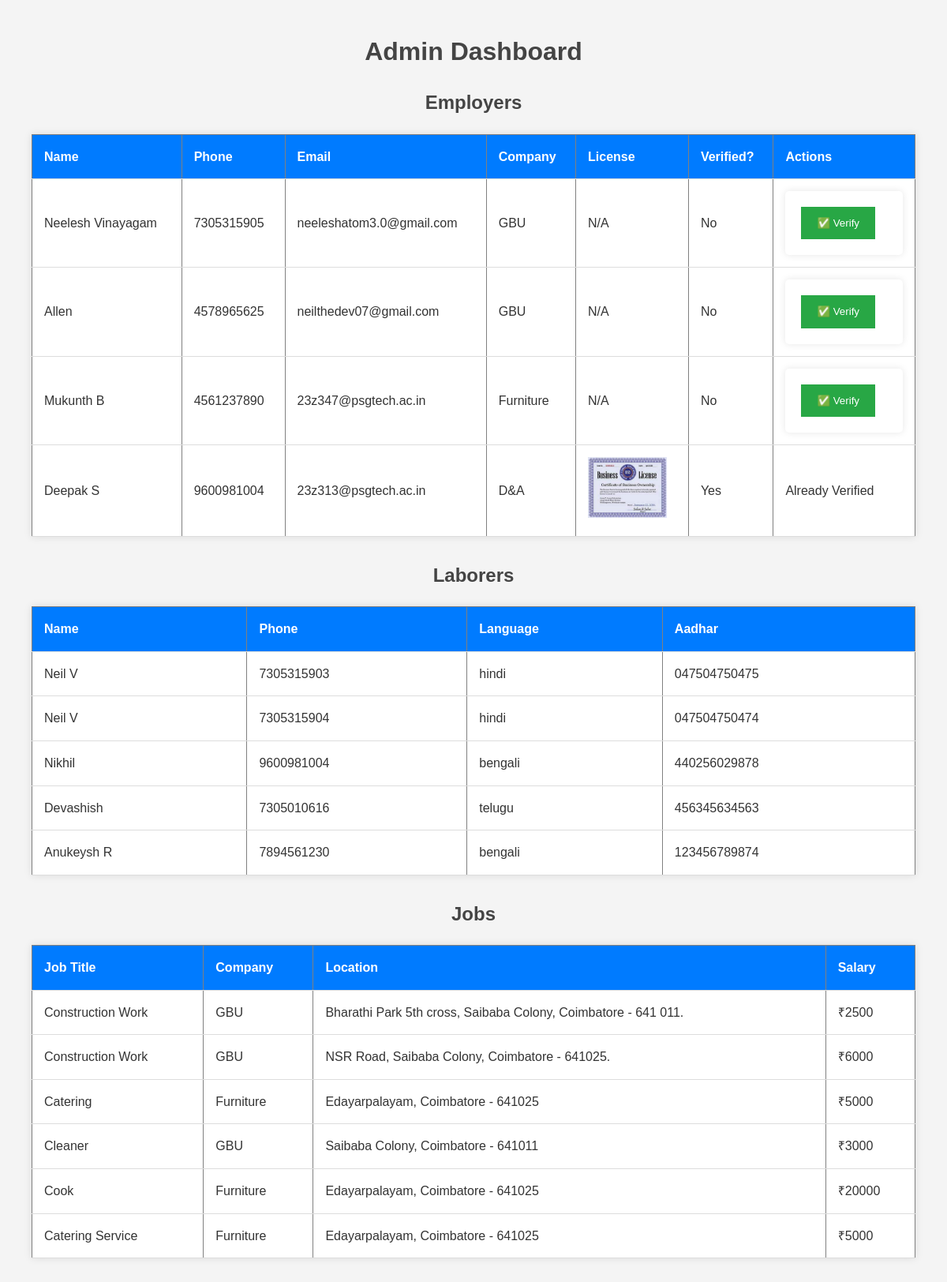
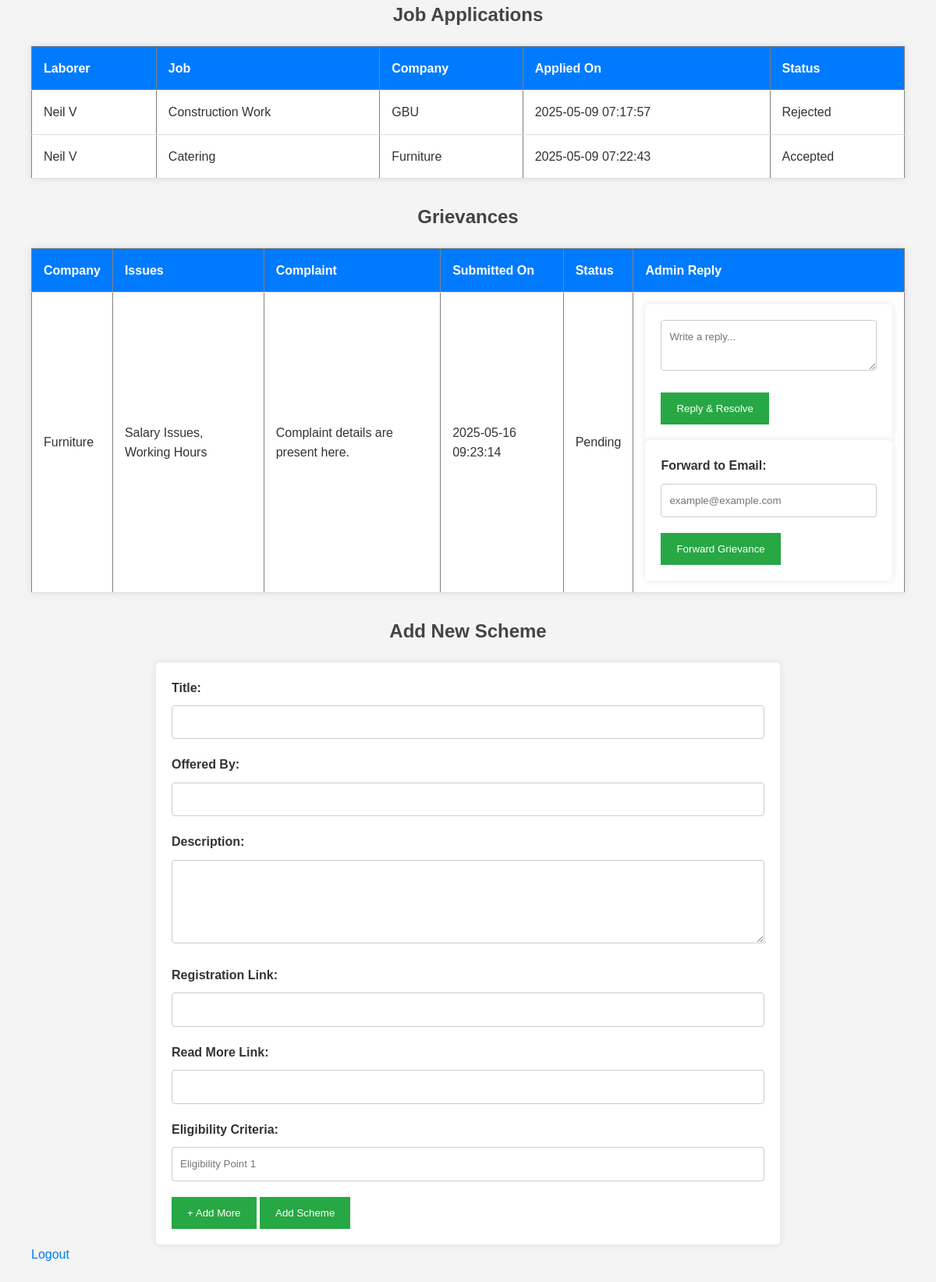
The page /admin on the database its author committed (2 pictures, top to bottom).
### tables this page shows
CREATE TABLE employers (
            id INTEGER PRIMARY KEY AUTOINCREMENT,
            name TEXT NOT NULL,
            phone TEXT UNIQUE NOT NULL,
            language TEXT NOT NULL,
            aadhar TEXT NOT NULL,
            dob TEXT NOT NULL,
            sex TEXT NOT NULL,
            address TEXT NOT NULL,
            abilities_required TEXT,
            company_id INTEGER,
            password TEXT NOT NULL, email TEXT, uuid integer, license text, verified boolean default false,
            FOREIGN KEY (company_id) REFERENCES company(id) ON DELETE CASCADE
        );

CREATE TABLE company (
            id INTEGER PRIMARY KEY AUTOINCREMENT,
            name TEXT NOT NULL,
            reg_id TEXT UNIQUE NOT NULL,  -- Company Registration ID
            address TEXT NOT NULL
        );

CREATE TABLE laborers (
            id INTEGER PRIMARY KEY AUTOINCREMENT,
            name TEXT NOT NULL,
            phone TEXT UNIQUE NOT NULL,
            language TEXT NOT NULL,
            aadhar TEXT NOT NULL UNIQUE,
            dob TEXT NOT NULL,
            sex TEXT NOT NULL,
            address TEXT NOT NULL,
            abilities TEXT,
            employment_length TEXT,
            employment_unit TEXT,
            photo TEXT,
            employment_proof TEXT,
            password TEXT NOT NULL
        , uuid integer);

CREATE TABLE jobs(
            id INTEGER PRIMARY KEY AUTOINCREMENT,
            company_id INTEGER NOT NULL,
            job_title TEXT NOT NULL,
            location TEXT NOT NULL,
            work_start TIME NOT NULL,       
            work_end TIME NOT NULL,         
            duration_start DATE NOT NULL,   
            duration_end DATE NOT NULL,     
            description TEXT NOT NULL,
            salary INTEGER NOT NULL, posted_by INTEGER NOT NULL DEFAULT 1,
            FOREIGN KEY (company_id) REFERENCES company(id) ON DELETE CASCADE
        );

CREATE TABLE job_applications (
    id INTEGER PRIMARY KEY AUTOINCREMENT,
    laborer_id INTEGER NOT NULL,
    job_id INTEGER NOT NULL,
    applied_at TIMESTAMP DEFAULT CURRENT_TIMESTAMP,
    status TEXT DEFAULT 'Pending',
    FOREIGN KEY (laborer_id) REFERENCES laborers(id) ON DELETE CASCADE,
    FOREIGN KEY (job_id) REFERENCES jobs(id) ON DELETE CASCADE
);

CREATE TABLE grievances (
            id INTEGER PRIMARY KEY AUTOINCREMENT,
            company_id INTEGER NOT NULL,
            user_id INTEGER NOT NULL,
            issues TEXT NOT NULL,
            complaint TEXT NOT NULL,
            created_at TIMESTAMP DEFAULT CURRENT_TIMESTAMP, resolved integer, admin_reply TEXT DEFAULT NULL,
            FOREIGN KEY (company_id) REFERENCES company(id) ON DELETE CASCADE,
            FOREIGN KEY (user_id) REFERENCES laborers(id) ON DELETE CASCADE
        );

### app.py (the view, shortened to what this page needs)
@app.route('/admin', methods=['GET', 'POST'])
def admin_dashboard():
    db = get_db()
    cursor = db.cursor()
    cursor.execute('''
        SELECT s.id, s.title, s.offered_by, s.description, s.registration_link, s.read_more_link,
               GROUP_CONCAT(e.criteria, ', ') AS eligibility_points
        FROM schemes s
        LEFT JOIN scheme_eligibility e ON s.id = e.scheme_id
        GROUP BY s.id
    ''')
    schemes = cursor.fetchall()
    cursor.execute('''
        SELECT g.id AS id,
       g.issues,
       g.complaint,
       g.created_at,
       g.resolved,
       g.admin_reply,
       c.name AS company_name,
       l.name AS laborer_name,
       l.phone AS laborer_phone,
       l.aadhar AS laborer_aadhar
        FROM grievances g
        JOIN company c ON g.company_id = c.id
        JOIN laborers l ON g.user_id = l.id
        ORDER BY g.created_at DESC
    ''')
    grievances = cursor.fetchall()
    cursor.execute('''
    SELECT e.id, e.name, e.phone, e.email, e.language, e.aadhar, e.dob, e.sex, e.address,
       e.abilities_required, e.license, e.verified, c.name AS company_name
FROM employers e
LEFT JOIN company c ON e.company_id = c.id
''')
    employers = cursor.fetchall()
    cursor.execute('''
    SELECT id, name, phone, language, aadhar, dob, sex, address, abilities, employment_length,
           employment_unit, photo, employment_proof
    FROM laborers
''')
    laborers = cursor.fetchall()
    cursor.execute('''
    SELECT j.id, j.job_title, j.location, j.work_start, j.work_end, j.duration_start,
           j.duration_end, j.description, j.salary, c.name AS company_name
    FROM jobs j
    JOIN company c ON j.company_id = c.id
''')
    jobs = cursor.fetchall()
    cursor.execute('''
    SELECT ja.id AS application_id, ja.status, ja.applied_at,
           l.name AS laborer_name, j.job_title, c.name AS company_name
    FROM job_applications ja
    JOIN laborers l ON ja.laborer_id = l.id
    JOIN jobs j ON ja.job_id = j.id
    JOIN company c ON j.company_id = c.id
''')
    applications = cursor.fetchall()
    return render_template('admin_dashboard.html', schemes=schemes, grievances=grievances, laborers=laborers,employers=employers, jobs=jobs,applications=applications)

### app.py (called while the page is built)
def get_db():
    db = getattr(g, '_database', None)
    if db is None:
        db = g._database = sqlite3.connect(DATABASE)
        db.row_factory = sqlite3.Row
    return db

@app.teardown_appcontext
def close_connection(exception):
    db = getattr(g, '_database', None)
    if db is not None:
        db.close()

### templates/admin_dashboard.html (shortened to what this page needs)
<!DOCTYPE html>
<html lang="en">
<head>
    <link rel="stylesheet" href="{{ url_for('serve_static', filename='styles.css') }}">
</head>
<body>
    <h1>Admin Dashboard</h1>
    <h2>Employers</h2>
    <table border="1">
        <tr>
            <th>Name</th>
            <th>Phone</th>
            <th>Email</th>
            <th>Company</th>
            <th>License</th>
            <th>Verified?</th>
            <th>Actions</th>
        </tr>
        {% for employer in employers %}
        <tr>
            <td>{{ employer['name'] }}</td>
            <td>{{ employer['phone'] }}</td>
            <td>{{ employer['email'] }}</td>
            <td>{{ employer['company_name'] or 'N/A' }}</td>
            <td>
                {% if employer['license'] %}
                <img src="{{ url_for('uploaded_file', filename=employer['license'].split('/')[-1]) }}" width="100">
                {% else %}
                N/A
                {% endif %}
            </td>
            <td>{{ 'Yes' if employer['verified'] else 'No' }}</td>
            <td>
                {% if not employer['verified'] %}
                <form method="POST" action="{{ url_for('verify_license') }}">
                    <button type="submit" name="verify_license">✅ Verify</button>
                </form>
                {% else %}
                Already Verified
                {% endif %}
            </td>
        </tr>
        {% endfor %}
    </table>
    <h2>Laborers</h2>
    <table border="1">
        <tr>
            <th>Name</th>
            <th>Phone</th>
            <th>Language</th>
            <th>Aadhar</th>
        </tr>
        {% for laborer in laborers %}
        <tr>
            <td>{{ laborer['name'] }}</td>
            <td>{{ laborer['phone'] }}</td>
            <td>{{ laborer['language'] }}</td>
            <td>{{ laborer['aadhar'] }}</td>
        </tr>
        {% endfor %}
    </table>
    <h2>Jobs</h2>
    <table border="1">
        <tr>
            <th>Job Title</th>
            <th>Company</th>
            <th>Location</th>
            <th>Salary</th>
        </tr>
        {% for job in jobs %}
        <tr>
            <td>{{ job['job_title'] }}</td>
            <td>{{ job['company_name'] }}</td>
            <td>{{ job['location'] }}</td>
            <td>₹{{ job['salary'] }}</td>
        </tr>
        {% endfor %}
    </table>
    <h2>Job Applications</h2>
    <table border="1">
        <tr>
            <th>Laborer</th>
            <th>Job</th>
            <th>Company</th>
            <th>Applied On</th>
            <th>Status</th>
        </tr>
        {% for app in applications %}
        <tr>
            <td>{{ app['laborer_name'] }}</td>
            <td>{{ app['job_title'] }}</td>
            <td>{{ app['company_name'] }}</td>
            <td>{{ app['applied_at'] }}</td>
            <td>{{ app['status'] }}</td>
        </tr>
        {% endfor %}
    </table>
    <h2>Grievances</h2>
    <table border="1">
        <tr>
            <th>Company</th>
            <th>Issues</th>
            <th>Complaint</th>
            <th>Submitted On</th>
            <th>Status</th>
            <th>Admin Reply</th>
        </tr>
        {% for grievance in grievances %}
        <tr>
            <td>{{ grievance['company_name'] }}</td>
            <td>{{ grievance['issues'] }}</td>
            <td>{{ grievance['complaint'] }}</td>
            <td>{{ grievance['created_at'] }}</td>
            <td>{{ 'Resolved' if grievance['resolved'] else 'Pending' }}</td>
            <td>
                {% if not grievance['resolved'] %}
                <form method="POST" action="{{ url_for('admin_dashboard') }}">
                    <textarea name="admin_reply" rows="2" placeholder="Write a reply..." required></textarea>
                    <button type="submit" name="submit_reply">Reply & Resolve</button>
                </form>
                <form method="POST" action="{{ url_for('admin_dashboard') }}">
                    <label for="forward_email_{{ grievance.id }}">Forward to Email:</label>
                    <input type="email" name="forward_email" id="forward_email_{{ grievance.id }}"
                        placeholder="example@example.com" required>
                    <button type="submit" name="forward_grievance">Forward Grievance</button>
                </form>
                {% else %}
                <span>✔️ Resolved</span>
                {% endif %}
            </td>
        </tr>
        {% endfor %}
    </table>
    <h2>Add New Scheme</h2>
    <form method="POST" action="{{ url_for('admin_dashboard') }}">
        <label for="title">Title:</label>
        <input type="text" id="title" name="title" required>
        <label for="offered_by">Offered By:</label>
        <input type="text" id="offered_by" name="offered_by" required>
        <label for="description">Description:</label>
        <textarea id="description" name="description" rows="4" required></textarea>
        <label for="registration_link">Registration Link:</label>
        <input type="url" id="registration_link" name="registration_link">
        <label for="read_more_link">Read More Link:</label>
        <input type="url" id="read_more_link" name="read_more_link">
        <label>Eligibility Criteria:</label>
        <div id="eligibility-container">
            <input type="text" name="eligibility[]" placeholder="Eligibility Point 1" required>
        </div>
        <button type="button" onclick="addEligibility()">+ Add More</button>
        <button type="submit" name="add_scheme">Add Scheme</button>
    </form>
    <a href="{{ url_for('admin_logout') }}">Logout</a>
</body>
</html>

### static/styles.css (style rules this page uses)
* { box-sizing: border-box; margin: 0; padding: 0; font-family: Arial, sans-serif; line-height: 1.6; }
body { background-color: #f4f4f4; color: #333; font-size: 16px; margin: 20px; padding: 20px; }
h1, h2 { text-align: center; color: #444; margin-bottom: 20px; }
table { width: 100%; border-collapse: collapse; margin-bottom: 30px; box-shadow: 0 0 10px rgba(0, 0, 0, 0.1); background: #fff; }
table th, table td { padding: 15px; text-align: left; border-bottom: 1px solid #ddd; }
table th { background: #007bff; color: white; }
form { background: #fff; padding: 20px; margin-bottom: 30px; border-radius: 5px; box-shadow: 0 0 10px rgba(0, 0, 0, 0.1); max-width: 800px; margin: 0 auto; }
form label { display: block; margin-bottom: 10px; font-weight: bold; }
form input, form textarea, form select { width: 100%; padding: 10px; margin-bottom: 20px; border: 1px solid #ccc; border-radius: 4px; }
form button { display: inline-block; background: #28a745; color: #fff; border: none; padding: 10px 20px; cursor: pointer; transition: background 0.3s; }
a { text-decoration: none; color: #007bff; transition: color 0.3s; }
button { cursor: pointer; }

### rows shown on the page
employers: name "Neelesh Vinayagam", phone "7305315905", email "neeleshatom3.0@gmail.com", name "GBU", shows "N/A", verified "No"
employers: name "Allen", phone "4578965625", email "neilthedev07@gmail.com", name "GBU", shows "N/A", verified "No"
employers: name "Mukunth B", phone "4561237890", email "23z347@psgtech.ac.in", name "Furniture", shows "N/A", verified "No"
employers: name "Deepak S", phone "9600981004", email "23z313@psgtech.ac.in", name "D&A", license (picture), verified "Yes", shows "Already Verified"
laborers: name "Neil V", phone "7305315903", language "hindi", aadhar "047504750475"
laborers: name "Neil V", phone "7305315904", language "hindi", aadhar "047504750474"
laborers: name "Nikhil", phone "9600981004", language "bengali", aadhar "440256029878"
laborers: name "Devashish", phone "7305010616", language "telugu", aadhar "456345634563"
laborers: name "Anukeysh R", phone "7894561230", language "bengali", aadhar "123456789874"
jobs: job_title "Construction Work", company_name "GBU", location "Bharathi Park 5th cross, Saibaba Colony, Coimbatore - 641 011.", salary "2500"
jobs: job_title "Construction Work", company_name "GBU", location "NSR Road, Saibaba Colony, Coimbatore - 641025.", salary "6000"
jobs: job_title "Catering", company_name "Furniture", location "Edayarpalayam, Coimbatore - 641025", salary "5000"
jobs: job_title "Cleaner", company_name "GBU", location "Saibaba Colony, Coimbatore - 641011", salary "3000"
jobs: job_title "Cook", company_name "Furniture", location "Edayarpalayam, Coimbatore - 641025", salary "20000"
jobs: job_title "Catering Service", company_name "Furniture", location "Edayarpalayam, Coimbatore - 641025", salary "5000"
job_applications: laborer_name "Neil V", job_title "Construction Work", company_name "GBU", applied_at "2025-05-09 07:17:57", status "Rejected"
job_applications: laborer_name "Neil V", job_title "Catering", company_name "Furniture", applied_at "2025-05-09 07:22:43", status "Accepted"
grievances: company_name "Furniture", issues "Salary Issues, Working Hours", complaint "Complaint details are present here.", created_at "2025-05-16 09:23:14", resolved "Pending"
